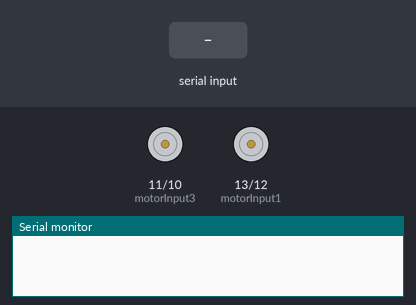
Recording of a sketch running on a simulated Arduino Uno, built with avr-gcc and run on an emulated ATmega328P. On the bench: motor-driver pin pairs drawn as motors (green arrow = first pin HIGH = forward, orange = second pin HIGH = backward, longer = more drive), the last lines printed to the serial monitor. Inputs (shaded band) come from the test bench.

Above: at 1.2 s.
1.3 s: "F" received over the second serial link
At 2.5 s:
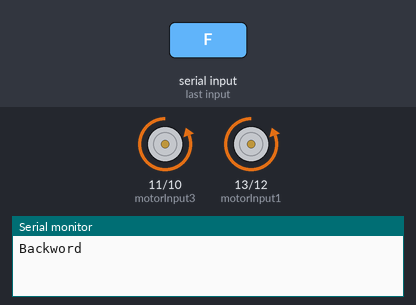
2.8 s: "B" received over the second serial link
At 3.6 s:
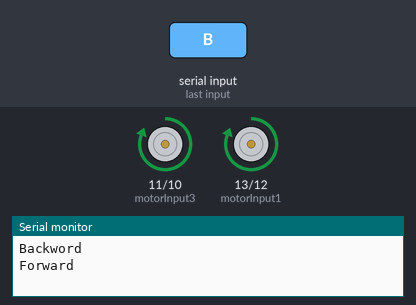
4.3 s: "R" received over the second serial link
At 4.8 s:
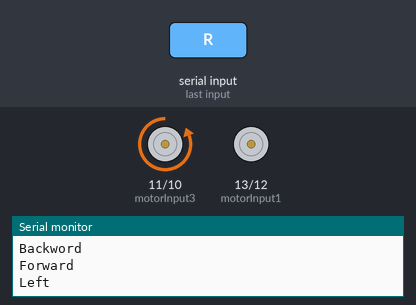
5.8 s: "L" received over the second serial link
At 7.1 s:
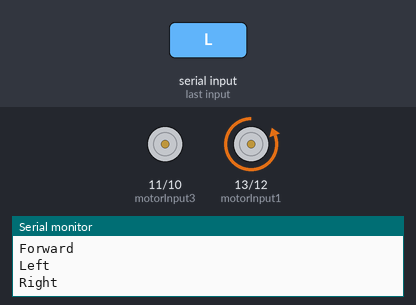
Timing chart, 0 to 8.3 s (numbered marks = the images above; inputs shaded):
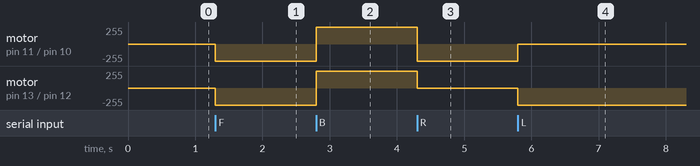

The sketch:

car_unit_reciever.ino
```cpp
#include <SoftwareSerial.h>
SoftwareSerial BTSerial(5, 6); // CONNECT BT RX PIN TO ARDUINO 6 PIN | CONNECT BT TX PIN TO ARDUINO 5 PIN

char tiltDirection;
int motorInput1 = 13;
int motorInput2 = 12;
int motorInput3 = 11;
int motorInput4 = 10;

void setup() {

  pinMode(motorInput1, OUTPUT);
  pinMode(motorInput2, OUTPUT);
  pinMode(motorInput3, OUTPUT);
  pinMode(motorInput4, OUTPUT);

  digitalWrite(motorInput1, LOW);
  digitalWrite(motorInput2, LOW);
  digitalWrite(motorInput3, LOW);
  digitalWrite(motorInput4, LOW);

  Serial.begin(115200);      // Serial communication is activated at 38400 baud/s.
  BTSerial.begin(38400);    // HC-05 default speed in AT command more
}

void loop() {
  if (BTSerial.available()) {   // Witing for data incoming from the other XBee module
    tiltDirection = BTSerial.read();
    if(tiltDirection == 'F'){
      Serial.println("Backword");
      forward();

    }else if(tiltDirection == 'B'){
      Serial.println("Forward");
      reverse();
    }else if(tiltDirection == 'R'){
      Serial.println("Left");
      left();
    }else if(tiltDirection == 'L'){
      Serial.println("Right");
      right();
    }else if(tiltDirection == 'S'){
      Serial.println("stopcar");
      stopcar();
    }
  }
}

void forward()
{
  /*The pin numbers and high, low values might be different depending on your connections */
  digitalWrite(motorInput1, LOW);
  digitalWrite(motorInput2, HIGH);
  digitalWrite(motorInput3, LOW);
  digitalWrite(motorInput4, HIGH);
}
void reverse()
{
  /*The pin numbers and high, low values might be different depending on your connections */
  digitalWrite(motorInput1, HIGH);
  digitalWrite(motorInput2, LOW);
  digitalWrite(motorInput3, HIGH);
  digitalWrite(motorInput4, LOW);
}
void right()
{
  /*The pin numbers and high, low values might be different depending on your connections */
  digitalWrite(motorInput1, LOW);
  digitalWrite(motorInput2, HIGH);
  digitalWrite(motorInput3, LOW);
  digitalWrite(motorInput4, LOW);
}
void left()
{
  /*The pin numbers and high, low values might be different depending on your connections */
  digitalWrite(motorInput1, LOW);
  digitalWrite(motorInput2, LOW);
  digitalWrite(motorInput3, LOW);
  digitalWrite(motorInput4, HIGH);
}

void stopcar() {
  digitalWrite(motorInput1, LOW);
  digitalWrite(motorInput2, LOW);
  digitalWrite(motorInput3, LOW);
  digitalWrite(motorInput4, LOW);
}
```

Measured:
- after the input at 1.3 s, motor on pin 11 (motorInput3) / pin 10 (motorInput4), motor on pin 13 (motorInput1) / pin 12 (motorInput2): stopped → backward 255/255 at once
- after the input at 2.8 s, motor on pin 11 (motorInput3) / pin 10 (motorInput4), motor on pin 13 (motorInput1) / pin 12 (motorInput2): backward 255/255 → forward 255/255 at once
- after the input at 4.3 s, motor on pin 11 (motorInput3) / pin 10 (motorInput4): forward 255/255 → backward 255/255 at once; motor on pin 13 (motorInput1) / pin 12 (motorInput2): forward 255/255 → stopped at once
- after the input at 5.8 s, motor on pin 11 (motorInput3) / pin 10 (motorInput4): backward 255/255 → stopped at once; motor on pin 13 (motorInput1) / pin 12 (motorInput2): stopped → backward 255/255 at once
